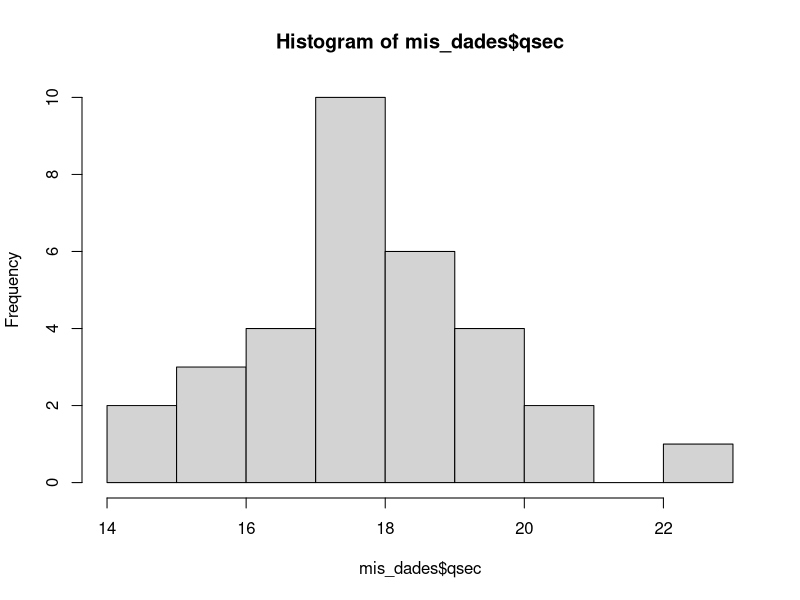
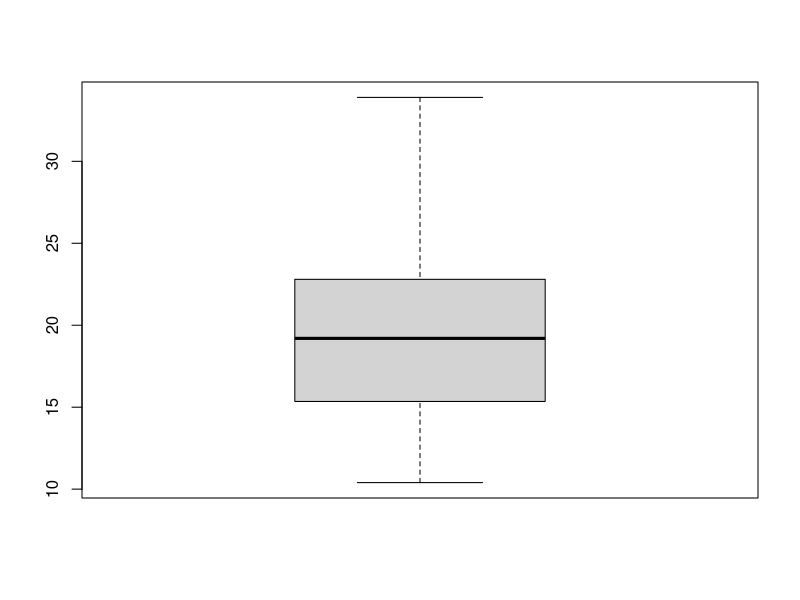
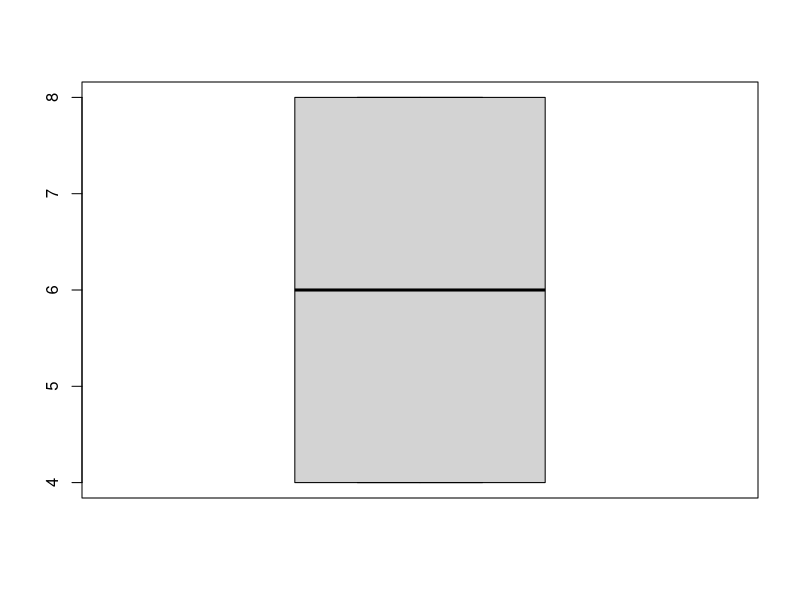

Write the R code that produced these figures, in order.
#Codigo para problema 1

mis_dades <- mtcars
qseq_intervalos <- cut(mis_dades$qsec, 4)
ni <- table(qseq_intervalos)
fi <- ni/sum(ni)
Ni <- cumsum(ni)
Fi <- Ni/sum(ni)
cbind(ni, fi, Ni, Fi)

hist(mis_dades$qsec)
mean(mis_dades$qsec)

sort(mis_dades$drat)
median(mis_dades$drat)

quantile(mis_dades$drat, 0.25)
quantile(mis_dades$drat, 0.75)

quantile(mis_dades$mpg, 0.75)-quantile(mis_dades$mpg, 0.25)
IQR(mis_dades$mpg)
boxplot(mis_dades$mpg)

sort(mis_dades$cyl)
IQR(mis_dades$cyl)
boxplot(mis_dades$cyl)

sd(mis_dades$cyl)
var(mis_dades$cyl)
